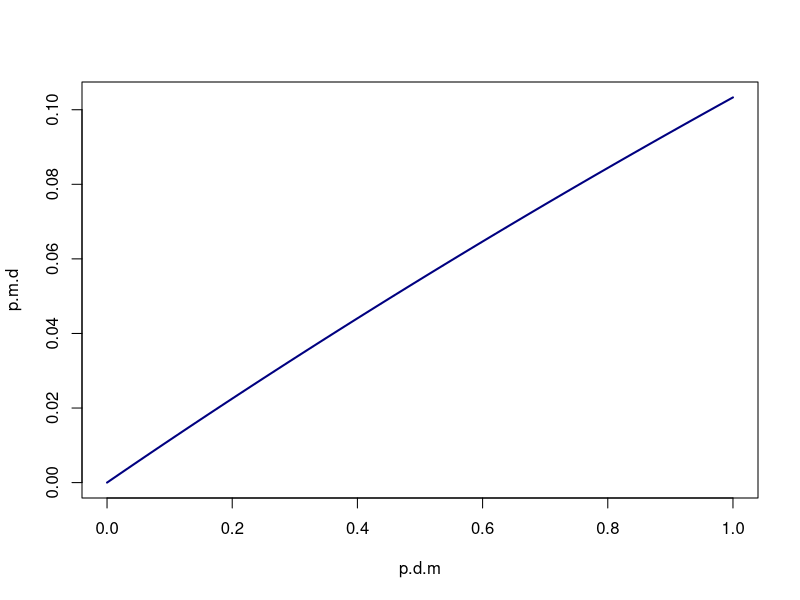
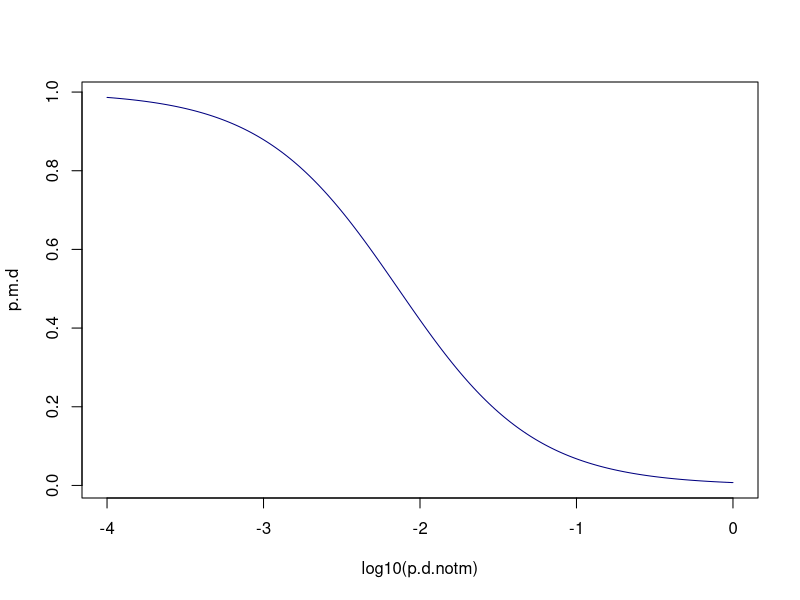

The R source for these figures, in order:
## ---- chunk 1
knitr::opts_chunk$set(echo = TRUE)
## ---- chunk 2

post <- function(p.d.m, p.d.notm , p.m) {
  p.notm <- 1 - p.m
  odds.ratio <- (p.d.m * p.m) /
  (p.d.notm * p.notm)
  p.m.d <- 1/(1 + 1/odds.ratio)
}
p.d.m <- seq(0, 1, 0.01) # True positive
p.d.notm <- 0.07 # False positive
p.m <- 0.008 # Disease Prior
p.m.d <- post(p.d.m, p.d.notm , p.m)
plot(p.d.m, p.m.d, type='l', lwd=2, col='navy')
p.d.m <- 0.9 # True positive
p.d.notm <- 10^seq(-4,0, 0.02) # False positive
p.m <- 0.008 # Disease Prior
p.m.d <- post(p.d.m, p.d.notm , p.m)
plot(log10(p.d.notm), p.m.d, type='l', col='navy')

